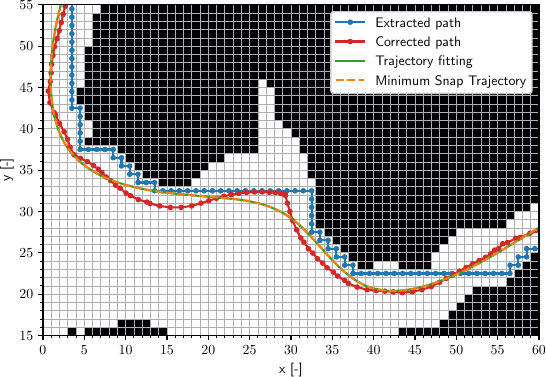

Python code for this plot:
import numpy as np
import matplotlib.pyplot as plt


import sys
import matplotlib

from pathlib import Path
sys.path.append(str(Path(__file__).parents[3]))
from GridBasedPathPlanning.Environment.GridMapEnv import *
from GridBasedPathPlanning.Environment.GridMapEnv_Utils import  saveData_Numpy, saveData_Pickle
from GridBasedPathPlanning.Plan import *
from GridBasedPathPlanning.Environment.GridMapEnv_PostProc import PathPlanning_PostProcess
from GridBasedPathPlanning.Environment.GraphicsEngine2D import GraphicsEngine2D

FRAMES = 600

def PathPlanning_TJPS_2D():
    np.random.seed(0)
    grid_static, shape = getSliceMap3D()

    grid_static = grid_static[::2,::2,5]
    grid_static = np.expand_dims(grid_static, axis=2)
    shape = grid_static.shape # (64,64,1)

    grid = GridMapEnv(grid_size=shape)
    grid.SetStaticGrid(grid_static)
    grid_seq = grid.GenerateGridSequence(FRAMES, reset_after=False, clip=False)

    print("Start: ", start := grid.GetRandomFreeCell((10,60,0),r=2)) # fig: 18,146 -> 70,40, 15 wait
    print("Goal: ",  goal  := grid.GetRandomFreeCell((62,26,0),r=2))
    
    planner = TJPS(grid_seq, start, goal,
                    obs_threshold=0.01)
    plan = planner.plan()

    
    folder = 'GridBasedPathPlanning/Data/Processing/plot_trajgen/'
    plans = PathPlanning_PostProcess(grid_seq=grid_seq, plans=[plan],
                                     dronesize=0.4,
                                    correct_gradient_radius=6,
                                    spline_smax=100,
                                    obs_threshold_correct = 0.01,
                                    shift_factor_list = [0.5],
                                    max_correction_limit=2,
                                    interpolate_MinimumSnapTrajectory=True)
    plan = plans[0]
    
    

    plt.rcParams['text.usetex'] = True
    cmap = matplotlib.colormaps['magma_r']

    grid = grid_seq[0]

    fig, ax = plt.subplots()

    # Plot obstacles
    for x in range(grid.shape[0]):
        for y in range(grid.shape[1]):
            if grid[x,y] > 0.01:
                ax.add_patch(plt.Rectangle((x+0.05, y+0.05), 0.9, 0.9, color=cmap(grid[x,y])))
    # Set limits and grid
    ax.set_aspect('equal', adjustable='box')
    ax.set_xlim(0, grid.shape[0])
    ax.set_ylim(0, grid.shape[1])
    ax.set_xticks(np.arange(0, grid.shape[0], 5))
    ax.set_yticks(np.arange(0, grid.shape[1], 5))
    ax.set_xticks(np.arange(0, grid.shape[0], 1), minor=True)
    ax.set_yticks(np.arange(0, grid.shape[1], 1), minor=True)
    ax.grid(which='both', linewidth=0.5)
    ax.set_xlabel('x [-]')
    ax.set_ylabel('y [-]')
    ax.set_xlim(0, 60)
    ax.set_ylim(15, 55)

    path = plan['path_extracted'][:,1:3]
    ax.plot(path[:, 0] + 0.5, path[:, 1] + 0.5, marker='.', color='tab:blue', label='Extracted path')
    path = plan['path_corrected'][:,1:3]
    ax.plot(path[:, 0] + 0.5, path[:, 1] + 0.5, marker='.', color='tab:red', label='Corrected path')
    path = plan['path_interp_BSpline'][:,1:3]
    ax.plot(path[:, 0] + 0.5, path[:, 1] + 0.5, color='tab:green', label='Trajectory fitting')
    path = plan['path_interp_MinimumSnapTrajectory'][:,1:3]
    ax.plot(path[:, 0] + 0.5, path[:, 1] + 0.5, color='tab:orange', linestyle = 'dashed', label='Minimum Snap Trajectory')
    
    plt.legend(loc = 'upper right', framealpha=1)
    #plt.show()
    fig.savefig(Path(__file__).parent/'plot_trajgen.pdf',bbox_inches='tight',transparent=True, pad_inches=0)
    #fig.savefig(Path(__file__).parent/'plot_trajgen.png',bbox_inches='tight',transparent=True, pad_inches=0, dpi=600)


if __name__ == '__main__':
    PathPlanning_TJPS_2D()
